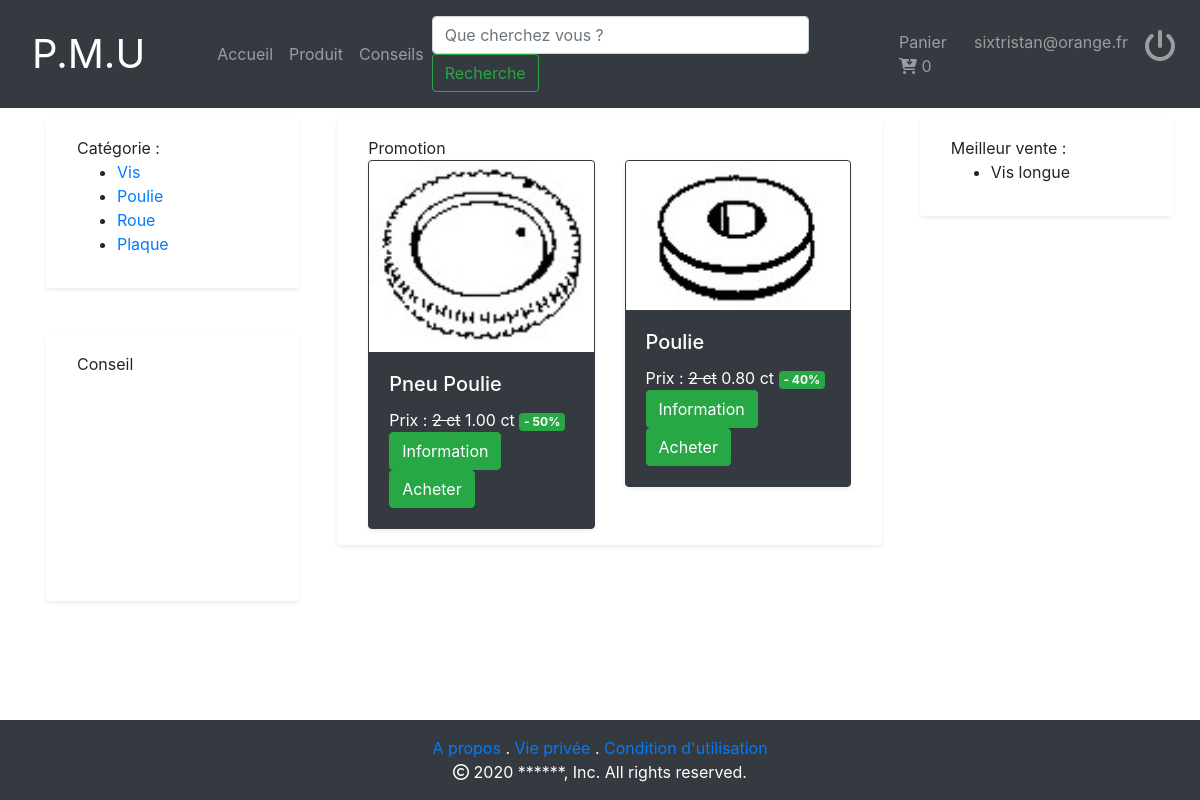
The app's page /vue/index.php (signed in) with its own data.
### tables this page shows
CREATE TABLE IF NOT EXISTS `categorie_produit` (
  `id_cat_prod` int NOT NULL AUTO_INCREMENT,
  `libelle` varchar(255) NOT NULL,
  PRIMARY KEY (`id_cat_prod`)
);

### models/CategorieManager.php (called while the page is built, shortened)
<?php
include_once('Categorie.php');
class CategorieManager
{
    public function listeCategorie()
  {
    $DBase = new Connect();
    $db = $DBase->connexion();
    $categories = [];
    $q = $db->prepare('SELECT id_cat_prod,libelle from categorie_produit');
    $q->execute();
    while ($donnees = $q->fetch(PDO::FETCH_ASSOC))
    {
      $categories[] = new Categorie($donnees);
    }
    return $categories;
  }
}
?>

### models/Categorie.php (called while the page is built, shortened)
<?php
class Categorie
{
	private $_id;
	private $_libelle;
	public function __construct($donnees)
	{
		$this->_id = $donnees['id_cat_prod'];
		$this->_libelle = $donnees['libelle'];
	}
	public function getId()
	{
		return $this->_id;
	}
	public function getLibelle()
	{
		return $this->_libelle;
	}
}
?>

### models/ArticleManager.php (called while the page is built, shortened)
<?php
include_once('Article.php');
class articleManager
{
  public function getMeilleureVente()
  {
    $ventes = [];
    $DBase = new Connect();
		$db = $DBase->connexion();
    $q = $db->prepare('SELECT `libelle` FROM `produit` JOIN commande ON produit.id_produit=commande.id_produit
    GROUP by commande.id_produit ORDER BY COUNT(commande.id_produit) LIMIT 5 ');
    $q->execute();
    while ($donnees = $q->fetch(PDO::FETCH_ASSOC))
    {
      $ventes[] = new Article($donnees);
    }
    return $ventes;
  }
  public function lastPromotion()
  {
    $promotions = [];
    $DBase = new Connect();
		$db = $DBase->connexion();
    $q = $db->prepare('SELECT id_produit,libelle,chemin,image,description,prix_unitaire,quantité,ROUND(prix_unitaire*(pourcentage/100),2)as prix,promotion,pourcentage,datefin
    from produit join objet on objet.id_prod = id_produit
    join promotion on promotion.id = produit.promotion
    where CURDATE() between datedebut and datefin ORDER by promotion.datedebut DESC LIMIT 4 ');
    $q->execute();
    while ($donnees = $q->fetch(PDO::FETCH_ASSOC))
    {
      $promotions[] = new Article($donnees);
    }
    return $promotions;
  }
}

### models/Article.php (called while the page is built, shortened)
<?php
class Article
{
	private $_id ;
	private $_prix_unitaire = 0;
	private $_libelle = "";
	private $_chemin = "";
	private $_nomImage = "";
	private $_prixPromo;
	private $_pourcentage;
	public function __construct($donnees)
	{
		if (isset($donnees['id_produit'])) {
			$this->_id = $donnees['id_produit'];
		}
		if (isset($donnees['prix_unitaire'])) {
			$this->_prix_unitaire = $donnees['prix_unitaire'];
		}
		if (isset($donnees['libelle'])) {
			$this->_libelle = $donnees['libelle'];
		}
		if (isset($donnees['chemin'])) {
			$this->_chemin = $donnees['chemin'];
		}
		if (isset($donnees['image'])) {
			$this->_nomImage = $donnees['image'];
		}
		if (isset($donnees['prix'])) {
			$this->_prixPromo = $donnees['prix'];
		}
		if (isset($donnees['pourcentage'])) {
			$this->_pourcentage = $donnees['pourcentage'];
		}
	}
	public function getId()
	{
		return $this->_id;
	}
	public function getPrix()
	{
		return $this->_prix_unitaire;
	}
	public function getLibelle()
	{
		return $this->_libelle;
	}
	public function getImage()
	{
		return $this->_chemin;
	}
	public function getNomImage()
	{
		return $this->_nomImage;
	}
	public function getPrixPromo()
	{
		return $this->_prixPromo;
	}
	public function getPourcentage()
	{
		return $this->_pourcentage;
	}
}
 ?>

### vue/index.php (the view, shortened to what this page needs)
<?php
    include_once('../models/CategorieManager.php');
    include_once('../models/ArticleManager.php');
    $Cat_man = new CategorieManager();
    $Art_man = new articleManager();
    $ventes = $Art_man->getMeilleureVente();
    $tailleVente = sizeof($ventes);
    $articlePromo = $Art_man->lastPromotion();
    $tailleArticlePromo = sizeof($articlePromo);
    $categories = $Cat_man->listeCategorie();
    $tailleCategories = sizeof($categories);
?>
<html lang="fr">
    <?php include_once('../public/template/head.php'); ?>
    <body>
        <?php include_once('../public/template/header.php'); ?>
        <main>
           <div class="container-fluid">
               <div class="row ml-1 p-2">
                    <div class="col-3">
                    <div class="row shadow-sm m-1 p-3 mb-5 bg-white rounded">
                            <div class="col">
                                <a>Catégorie :</a>
                                <ul>
                                    <?php
                                        for ($i=0; $i < $tailleCategories; $i++) {
                                            echo '<li> <a href="cat_prod.php?categorie='.$categories[$i]->getId().'">'. $categories[$i]->getLibelle() . '</a></li> ';
                                        }
                                     ?>
                                </ul>
                            </div>
                        </div>
                        <div class="row shadow-sm m-1 p-3 mb-5 bg-white rounded">
                            <div class="col">
                                <a>Conseil</a>
                                <ul class="list-group list-group-flush">
                                    <li class="list-group-item">
                                        <iframe width="320" height="185" src="https://www.youtube.com/embed/grFK-PqOKp8" frameborder="0"
                                            allow="accelerometer; autoplay; clipboard-write; encrypted-media; gyroscope; picture-in-picture" allowfullscreen></iframe>
                                    </li>
                                </ul>
                            </div>
                        </div>
                    </div>
                    <div class="col-6">
                        <div class="row shadow-sm m-1 p-3 mb-5 bg-white rounded">
                            <div class="col">
                                <div class="">
                                    <a>Promotion</a>
                                    <div class ="row">
                                        <?php
                                            for ($i=0; $i < $tailleArticlePromo; $i++) {
                                        ?>
                                            <div class="col-6">
                                                <div class="card border border-dark  shadow-sm bg-dark  text-white rounded">
                                                    <img src=<?php echo '"'.$articlePromo[$i]->getImage().'"'?> class="card-img-top" alt="<?php echo $articlePromo[$i]->getNomImage()?>">
                                                    <div class="card-body">
                                                        <div class="row">
                                                            <div class="col">
                                                                <h5 class="card-title"><?php echo $articlePromo[$i]->getLibelle() ?></h5>
                                                                <span class="card-link">Prix : <del><?php echo $articlePromo[$i]->getPrix() ?> ct</del>  <?php echo $articlePromo[$i]->getPrixPromo() ?> ct</span>
                                                                <span class="badge badge-success">- <?php echo $articlePromo[$i]->getPourcentage() ?>%</span>
                                                            <a href="pageProduit.php?id=<?php echo  $articlePromo[$i]->getId()?>"><button class="card-link btn btn-success" name="info" id="info">Information</button></a>
                                                                <button class="card-link btn btn-success" name="acheter" id="acheter">Acheter</button>
                                                            </div>
                                                        </div>
                                                    </div>
                                                </div>
                                            </div>
                                        <?php
                                            }
                                        ?>
                                    </div>
                                </div>
                            </div>
                        </div>
                    </div>
                    <div class="col-3">
                        <div class="row shadow-sm m-1 p-3 mb-5 bg-white rounded">
                            <div class="col">
                                <a>Meilleur vente :</a>
                                <ul>
                                <?php
                                    for ($i=0; $i < $tailleVente; $i++) {
                                        echo '<li> '. $ventes[$i]->getLibelle() . '</li> ';
                                    }
                                ?>
                                </ul>
                            </div>
                        </div>
                    </div>
               </div>
           </div>
        </main>
        <?php include_once('../public/template/footer.php'); ?>
    </body>
</html>

### public/template/template.css (style rules this page uses)
html { height: 100%; }
body { margin: 0; display: flex; flex-direction: column; min-height: 100vh; }
main { flex: 1; }

### records on screen
categorie_produit: libelle "Vis"
categorie_produit: libelle "Poulie"
categorie_produit: libelle "Roue"
categorie_produit: libelle "Plaque"

### other values on screen
$_SESSION['email'] "sixtristan@orange.fr"
$articlePromo[$i]->getLibelle() "Pneu Poulie"
$articlePromo[$i]->getPrix() "2"
$articlePromo[$i]->getPrixPromo() "1.00"
$articlePromo[$i]->getPourcentage() "50"
$articlePromo[$i]->getLibelle() "Poulie"
$articlePromo[$i]->getPrixPromo() "0.80"
$articlePromo[$i]->getPourcentage() "40"
$ventes[$i]->getLibelle() "Vis longue"
